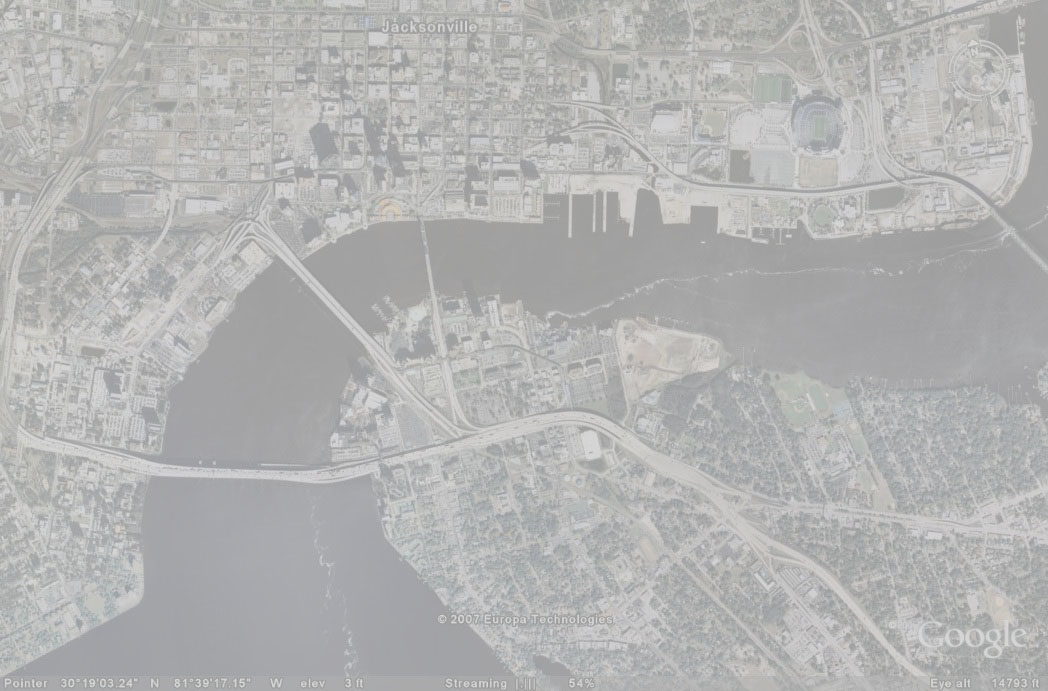
//> input picture lista1/images/google.jpg, 1048 x 691 px
$ ./question5   (built with g++ and OpenCV 4)
//> lines starting //> are read from the running program, lines starting //| are printed output that depends on the picture
#include <iostream>
#include <opencv2/opencv.hpp>

using namespace std;
using namespace cv;


void equalizeHistogram(Mat &src, Mat &dst, string name){
//> called with name = "google.jpg"
    int hist [256];
    double equalizedHist [256];

    // inicializing
    for (int i = 0; i < 256; ++i) {
        equalizedHist[i] = 0;
        hist[i] = 0;
    }

    // Calculating the histogram
    for (int i = 0; i < src.rows; ++i) {
        for (int j = 0; j < src.cols; ++j) {
            int pixel = src.at<uchar>(i, j);
            hist[pixel]++;
        }
    }
//> after the loop, hist = 256 values, max 35509 at index 163, min 0 at index 0, mean 2828.8

    // Equalizing the histogram
    int numberPixel = src.cols * src.rows;
//> numberPixel = 724168
    for (int i = 0; i < 256; ++i) {
        equalizedHist[i] = hist[i] / (double)numberPixel;
    }
//> after the loop, equalizedHist = 256 values, max 0.049 at index 163, min 0 at index 0, mean 0.00391

    for (int i = 1; i < 256; ++i) {
        equalizedHist[i] = equalizedHist[i] + equalizedHist[i-1];
    }
//> after the loop, equalizedHist = 256 values from 0 to 1

    for (int i = 0; i < 256; ++i) {
        equalizedHist[i] = equalizedHist[i] * 255;
    }
//> after the loop, equalizedHist = 256 values from 0 to 255


    // Appling the equalized histogram to the original image
    for (int i = 0; i < src.rows; ++i) {
        for (int j = 0; j < src.cols; ++j) {
            int pixel = dst.at<uchar>(i, j);
            dst.at<uchar>(i, j) = round(equalizedHist[pixel]);
        }
    }
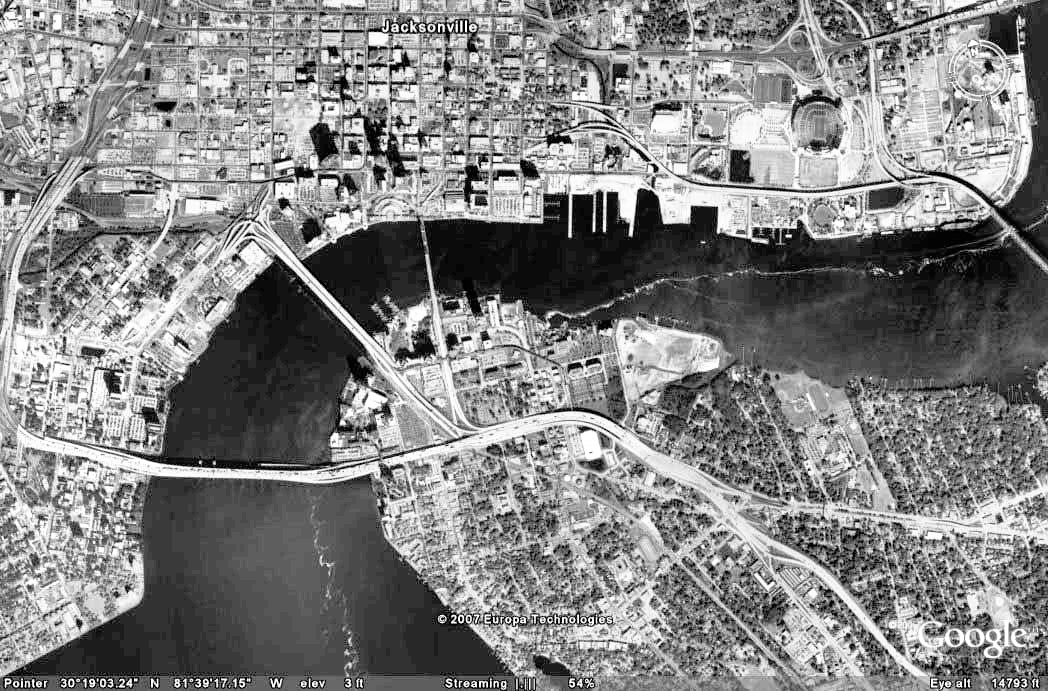
//> dst: 691 rows x 1048 cols, CV_8UC1; min 0, max 255, mean 130.4

    imshow("Original", src);
    imshow("Equalized", dst);
    // imwrite("output/question5/" + name, dst);
    waitKey(0);
    destroyAllWindows();
}

int main() {
    Mat src; Mat dst;
    string images [] = {
            // "bear.png",
            // "boat.png",
            // "glass.png",
           "google.jpg",
//            "lighthouse.png",
//            "lighthouse_blurred.png",
            // "lions.png",
            // "lungs10.jpg",
            // "lungs30.jpg",
            // "lungs50.jpg",
//            "man-on-the-moon-noisy.png",
//            "mit_noise_periodic.jpg",
//            "pompei-periodic-noise.jpg",
           "woman.jpg"
    };

    for (int i = 0; i < images->size(); ++i) {
        src = imread("images/" + images[i], 0);
        dst = src.clone();
        equalizeHistogram(src, dst, images[i]);
    }
//> pass 2 of the loop `for (int i = 0; i < images->size(); ++i)`:
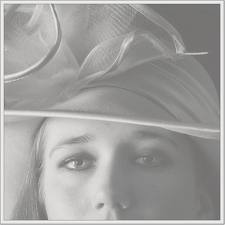
//> input picture lista1/images/woman.jpg, 225 x 225 px
//> src: 225 rows x 225 cols, CV_8UC1
//> after the loop in equalizeHistogram (call 2), `for (int i = 0; i < src.rows; ++i)`: hist = 256 values, max 1860 at index 117, min 0 at index 0, mean 197.8
//> after the loop in equalizeHistogram (call 2), `for (int i = 0; i < 256; ++i)`: equalizedHist = 256 values, max 0.0367 at index 117, min 0 at index 0, mean 0.00391
//> after the loop in equalizeHistogram (call 2), `for (int i = 1; i < 256; ++i)`: equalizedHist = 256 values from 0 to 1
//> after the loop in equalizeHistogram (call 2), `for (int i = 0; i < 256; ++i)`: equalizedHist = 256 values from 0 to 255
//> after the loop in equalizeHistogram (call 2), `for (int i = 0; i < src.rows; ++i)`:
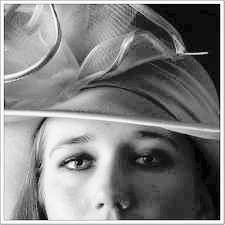
//> dst: 225 rows x 225 cols, CV_8UC1; min 0, max 255, mean 129
//> (the run ends here: the program stops with an error, at `src = imread("images/" + images[i], 0);`)
